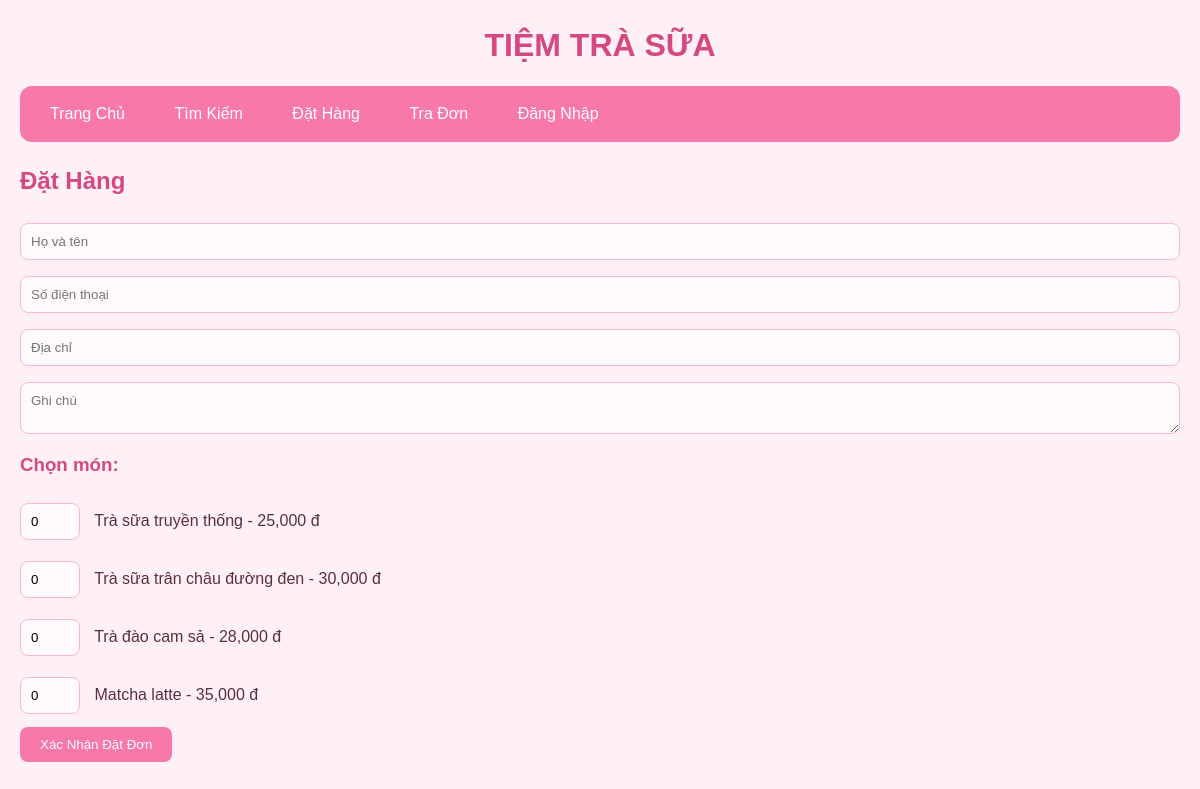
The app's page /Tiemtrasua/index.php?page=order with its own data.
### tables this page shows
CREATE TABLE products (
    id INT AUTO_INCREMENT PRIMARY KEY,
    name VARCHAR(100) NOT NULL,
    price INT NOT NULL,
    image VARCHAR(255) NULL,
    description TEXT NULL,
    is_active TINYINT(1) DEFAULT 1
);

### Tiemtrasua/index.php (the view, shortened to what this page needs)
<?php include 'config.php'; ?>
<!DOCTYPE html>
<html lang="vi">
<head>
    <link rel="stylesheet" href="style.css">
</head>
<body>
<div class="container">
    <h1 style="text-align:center; color:#d64880;">TIỆM TRÀ SỮA</h1>
    <nav>
        <a href="?page=home">Trang Chủ</a>
        <a href="?page=search">Tìm Kiếm</a>
        <a href="?page=order">Đặt Hàng</a>
        <a href="?page=track">Tra Đơn</a>
        <?php if (isset($_SESSION['admin'])): ?>
            <a href="?page=admin-products">Quản Lý Món</a>
            <a href="?page=admin-orders">Quản Lý Đơn</a>
            <a href="?page=admin-stats">Thống Kê</a>
            <form method="post" style="display:inline;">
                <button type="submit" name="logout">Đăng Xuất</button>
            </form>
        <?php else: ?>
            <a href="?page=login">Đăng Nhập</a>
        <?php endif; ?>
    </nav>
    <?php
    $page = $_GET['page'] ?? 'home';
    if ($page == 'order') {
        echo "<h2>Đặt Hàng</h2>";
        $res = $conn->query("SELECT * FROM products WHERE is_active = 1");
        echo "<form method='post'>";
        echo "<input type='text' name='customer_name' placeholder='Họ và tên' required>";
        echo "<input type='tel' name='customer_phone' placeholder='Số điện thoại' required>";
        echo "<input type='text' name='customer_address' placeholder='Địa chỉ' required>";
        echo "<textarea name='note' placeholder='Ghi chú'></textarea>";
        echo "<h3>Chọn món:</h3>";
        while ($p = $res->fetch_assoc()) {
            echo "<label style='display:block; margin:5px 0;'>";
            echo "<input type='number' name='qty[".$p['id']."]' min='0' value='0' style='width:60px; margin-right:10px;'> ";
            echo $p['name']." - ".number_format($p['price'])." đ";
            echo "</label>";
        }
        echo "<button type='submit' name='do_order'>Xác Nhận Đặt Đơn</button></form>";
    }
    ?>
</div>
</body>
</html>

### Tiemtrasua/style.css (style rules this page uses)
* { margin: 0; padding: 0; box-sizing: border-box; font-family: Arial, sans-serif; }
body { background: #fff0f5; color: #5a2e3f; line-height: 1.6; }
.container { max-width: 1200px; margin: 0 auto; padding: 20px; }
h1, h2, h3 { color: #d64880; margin-bottom: 15px; }
nav { background: #f878a8; padding: 15px; margin-bottom: 20px; border-radius: 12px; }
nav a, nav button { color: white; margin-right: 15px; text-decoration: none; padding: 8px 15px; border: none; background: transparent; cursor: pointer; border-radius: 8px; transition: background 0.3s; }
form input, form textarea, form select { width: 100%; padding: 10px; margin: 8px 0; border: 1px solid #f8b8d0; border-radius: 8px; background: #fffafc; }
button { background: #f878a8; color: white; border: none; cursor: pointer; padding: 10px 20px; border-radius: 8px; transition: background 0.3s; }
a { color: #d64880; text-decoration: none; }

### records on screen
products: name "Trà sữa truyền thống", price "25,000"
products: name "Trà sữa trân châu đường đen", price "30,000"
products: name "Trà đào cam sả", price "28,000"
products: name "Matcha latte", price "35,000"
